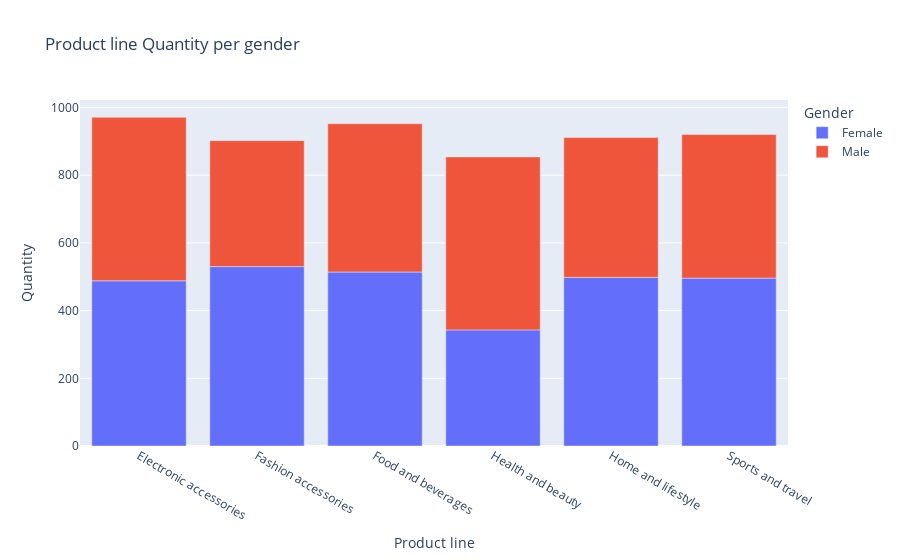

This figure's notebook cell:
### Markdown cell above
6. __What is the Dominant Gender ordering for each Porduct line ?__

### Code cell
product_line_quantity = df.groupby(['Product line','Gender'])['Quantity'].sum().reset_index(name = "Quantity")
product_line_quantity
fig = px.bar(product_line_quantity, x="Product line", y="Quantity", color="Gender", title="Product line Quantity per gender")
fig.show()

### Figure 1 — Plotly figure (JSON) as saved in the notebook; plotly's stock layout.template omitted (floating-point values rounded to 4 significant figures)
{"data": [{"alignmentgroup": "True", "hovertemplate": "Gender=Female<br>Product line=%{x}<br>Quantity=%{y}<extra></extra>", "legendgroup": "Female", "marker": {"color": "#636efa", "pattern": {"shape": ""}}, "name": "Female", "offsetgroup": "Female", "orientation": "v", "showlegend": true, "textposition": "auto", "type": "bar", "x": ["Electronic accessories", "Fashion accessories", "Food and beverages", "Health and beauty", "Home and lifestyle", "Sports and travel"], "xaxis": "x", "y": [488, 530, 514, 343, 498, 496], "yaxis": "y"}, {"alignmentgroup": "True", "hovertemplate": "Gender=Male<br>Product line=%{x}<br>Quantity=%{y}<extra></extra>", "legendgroup": "Male", "marker": {"color": "#EF553B", "pattern": {"shape": ""}}, "name": "Male", "offsetgroup": "Male", "orientation": "v", "showlegend": true, "textposition": "auto", "type": "bar", "x": ["Electronic accessories", "Fashion accessories", "Food and beverages", "Health and beauty", "Home and lifestyle", "Sports and travel"], "xaxis": "x", "y": [483, 372, 438, 511, 413, 424], "yaxis": "y"}], "layout": {"barmode": "relative", "legend": {"title": {"text": "Gender"}, "tracegroupgap": 0}, "title": {"text": "Product line Quantity per gender"}, "xaxis": {"anchor": "y", "domain": [0, 1], "title": {"text": "Product line"}}, "yaxis": {"anchor": "x", "domain": [0, 1], "title": {"text": "Quantity"}}}}
